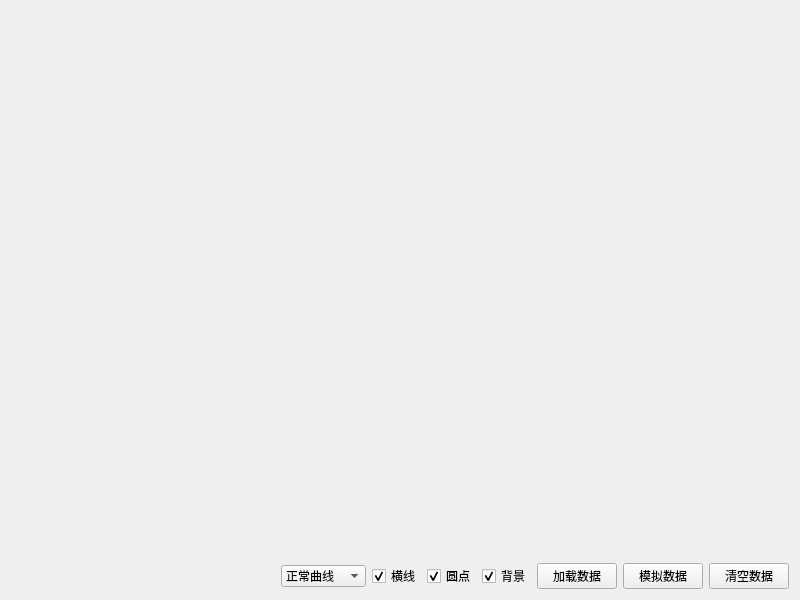
<?xml version="1.0" encoding="UTF-8"?>
<ui version="4.0">
 <class>frmWaveChart</class>
 <widget class="QWidget" name="frmWaveChart">
  <property name="geometry">
   <rect>
    <x>0</x>
    <y>0</y>
    <width>800</width>
    <height>600</height>
   </rect>
  </property>
  <property name="windowTitle">
   <string>Form</string>
  </property>
  <layout class="QVBoxLayout" name="verticalLayout">
   <item>
    <widget class="WaveChart" name="waveChart1" native="true">
     <property name="sizePolicy">
      <sizepolicy hsizetype="Expanding" vsizetype="Expanding">
       <horstretch>0</horstretch>
       <verstretch>0</verstretch>
      </sizepolicy>
     </property>
    </widget>
   </item>
   <item>
    <widget class="WaveChart" name="waveChart2" native="true">
     <property name="sizePolicy">
      <sizepolicy hsizetype="Expanding" vsizetype="Expanding">
       <horstretch>0</horstretch>
       <verstretch>0</verstretch>
      </sizepolicy>
     </property>
    </widget>
   </item>
   <item>
    <layout class="QHBoxLayout" name="horizontalLayout">
     <item>
      <spacer name="horizontalSpacer">
       <property name="orientation">
        <enum>Qt::Horizontal</enum>
       </property>
       <property name="sizeHint" stdset="0">
        <size>
         <width>40</width>
         <height>20</height>
        </size>
       </property>
      </spacer>
     </item>
     <item>
      <widget class="QComboBox" name="cboxSmoothType">
       <item>
        <property name="text">
         <string>正常曲线</string>
        </property>
       </item>
       <item>
        <property name="text">
         <string>平滑算法1</string>
        </property>
       </item>
       <item>
        <property name="text">
         <string>平滑算法2</string>
        </property>
       </item>
      </widget>
     </item>
     <item>
      <widget class="QCheckBox" name="ckShowHLine">
       <property name="text">
        <string>横线</string>
       </property>
       <property name="checked">
        <bool>true</bool>
       </property>
      </widget>
     </item>
     <item>
      <widget class="QCheckBox" name="ckShowPoint">
       <property name="text">
        <string>圆点</string>
       </property>
       <property name="checked">
        <bool>true</bool>
       </property>
      </widget>
     </item>
     <item>
      <widget class="QCheckBox" name="ckShowPointBg">
       <property name="text">
        <string>背景</string>
       </property>
       <property name="checked">
        <bool>true</bool>
       </property>
      </widget>
     </item>
     <item>
      <widget class="QPushButton" name="btnSetData">
       <property name="text">
        <string>加载数据</string>
       </property>
      </widget>
     </item>
     <item>
      <widget class="QPushButton" name="btnAddData">
       <property name="text">
        <string>模拟数据</string>
       </property>
      </widget>
     </item>
     <item>
      <widget class="QPushButton" name="btnClearData">
       <property name="text">
        <string>清空数据</string>
       </property>
      </widget>
     </item>
    </layout>
   </item>
  </layout>
 </widget>
 <customwidgets>
  <customwidget>
   <class>WaveChart</class>
   <extends>QWidget</extends>
   <header>wavechart.h</header>
   <container>1</container>
  </customwidget>
 </customwidgets>
 <resources/>
 <connections/>
</ui>
